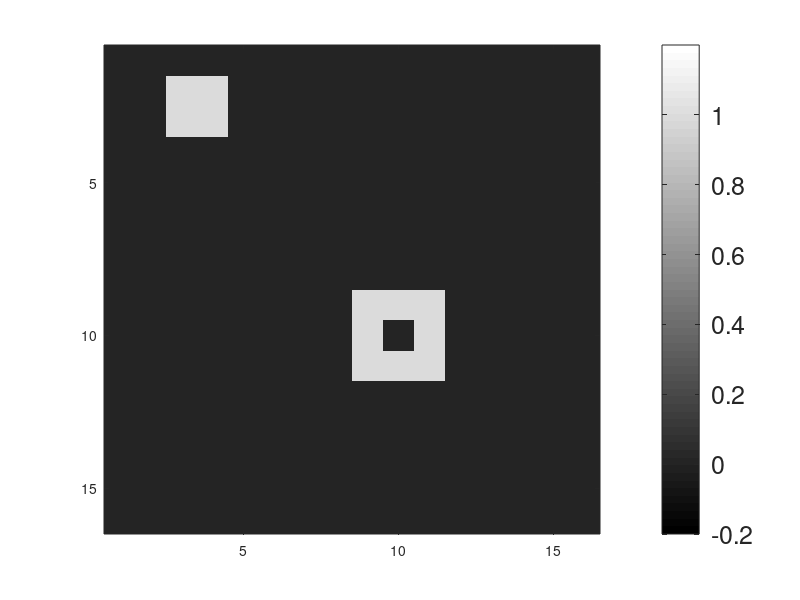
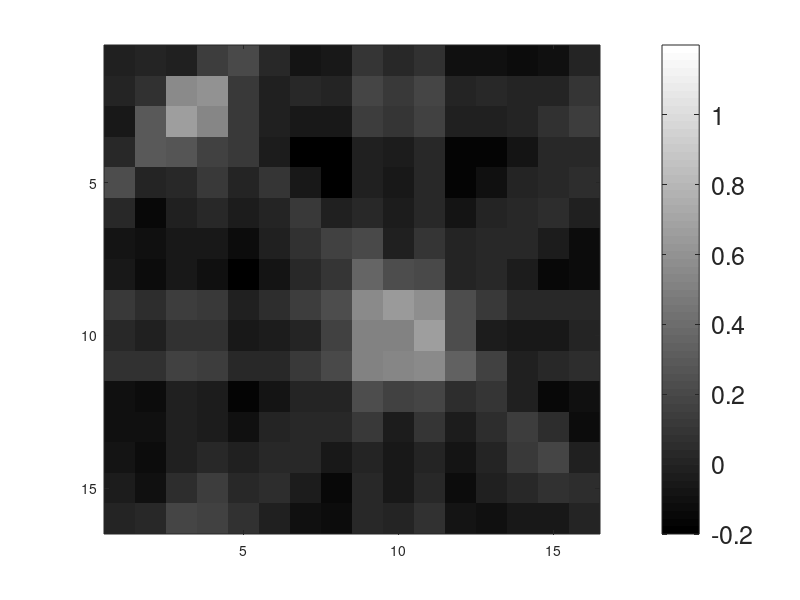

Write MATLAB code to recreate these figures, in order. (Note: this script raises an error after producing the figures.)
% Example 6.1, 
% from Parameter Estimation and Inverse Problems, 3rd edition, 2018
% by R. Aster, B. Borchers, C. Thurber

% make sure we have a clean environment
clear
rand('state',0);
randn('state',0);

% Number of model parameters in the problem
m = 256;

% Initialize the design matrix
% Parameter indices increase going down each column
% G(:,1) is in the NW corner, G(:,16) is in the SW corner
% G(:,241) in the NE corner, and G(:,256) is in the SE corner
G = zeros(94,m);

% the row and columns scans have 1 where a ray runs through a block
% Design matrix entries for the column scan
for i=1:16
  for j=(i-1)*16+1:i*16
    G(i,j) = 1.;
  end
end

% Design matrix for the row scan
for i=1:16
  for j=i:16:240+i
    G(i+16,j) = 1.;
  end
end

% The diagonal scans, because these are going through on the diagonal the 
% entries are sqrt(2)

% G matrix for the SW to NE diagonal scan, upper part
for i=1:16
    for j=0:i-1
        G(i+32,i+j*15) = sqrt(2.);
    end
end

% G matrix for the SW to NE diagonal scan, lower part
for i=1:15
    for j=0:15-i
        G(i+48,(i+1)*16+j*15) = sqrt(2.);
    end
end

% G matrix for the NW to SE diagonal scan, lower part
for i=1:16
    for j=0:i-1
        G(i+63,17-i+17*j) = sqrt(2.);
    end
end

% G matrix for the NW to SE diagonal scan, upper part
for i=1:15
    for j=0:15-i
        G(i+79,(i*16)+1+17*j) = sqrt(2.);
    end
end

% Setup the true model.
mtruem=zeros(16,16);
mtruem(9,9)=1;
mtruem(9,10)=1;
mtruem(9,11)=1;
mtruem(10,9)=1;
mtruem(10,11)=1;
mtruem(11,9)=1;
mtruem(11,10)=1;
mtruem(11,11)=1;
mtruem(2,3)=1;
mtruem(2,4)=1;
mtruem(3,3)=1;
mtruem(3,4)=1;

% reshape the true model to be a vector
mtruev=reshape(mtruem,256,1);

% Compute the data.
dtrue=G*mtruev;

% Add the noise.
d=dtrue+0.01*randn(size(dtrue));

% Plot the true model.
figure(1)
clf
%bookfonts
imagesc(mtruem,[-0.2 1.2]);
colormap(gray);
H=colorbar;
set(H,'FontSize',18);

disp('Displaying true model (fig. 1)')
%print -deps mtomo.eps

% Next, compute the generalized inverse solution, using 87 singular values.

% t is starting cputime for finding computation time 
t=cputime;

% Get svd
[U,S,V]=svd(G);

% Truncate to 87 singular values
UP=U(:,1:87);
VP=V(:,1:87);
SP=S(1:87,1:87);

% Get solution using 87 singular values
mg=VP*inv(SP)*UP'*d;

% Show computation time for gen inv solution
disp(['cputime for gen inv solution was ', num2str(cputime-t)]);

% And plot the solution.
figure(2)
clf
imagesc(reshape(mg,16,16),[-0.2 1.2]);
%bookfonts
colormap(gray);
H=colorbar;
set(H,'FontSize',18);
disp('Displaying truncated svd solution with 87 singular values (fig. 2)')
%print -deps mg.eps

% Next,compute the Kaczmarz solution, 94 iterations.

% t is starting cputime for finding computation time 
t=cputime;

% Get Kaczmarz solution, the 0.0 tolerance forces 200 iterations to happen
mkac=kac(G,d,0.0,200);

% Show computation time for Kaczmarz solution
disp(['cputime for Kaczmarz''s algorithm was ', num2str(cputime-t)]);

% And plot the solution.
figure(3)
clf
imagesc(reshape(mkac,16,16),[-0.2 1.2]);
%bookfonts
colormap(gray);
H=colorbar;
set(H,'FontSize',18);
disp('Displaying Kaczmarz algorithm solution (fig. 3)')
%print -deps mkac.eps

% Display relative errors for different solution methods
disp(' ')
disp(['kac relative error  ', num2str(norm(mkac-mtruev)/norm(mtruev))])
disp(['SVD relative error  ', num2str(norm(mg-mtruev)/norm(mtruev))])
